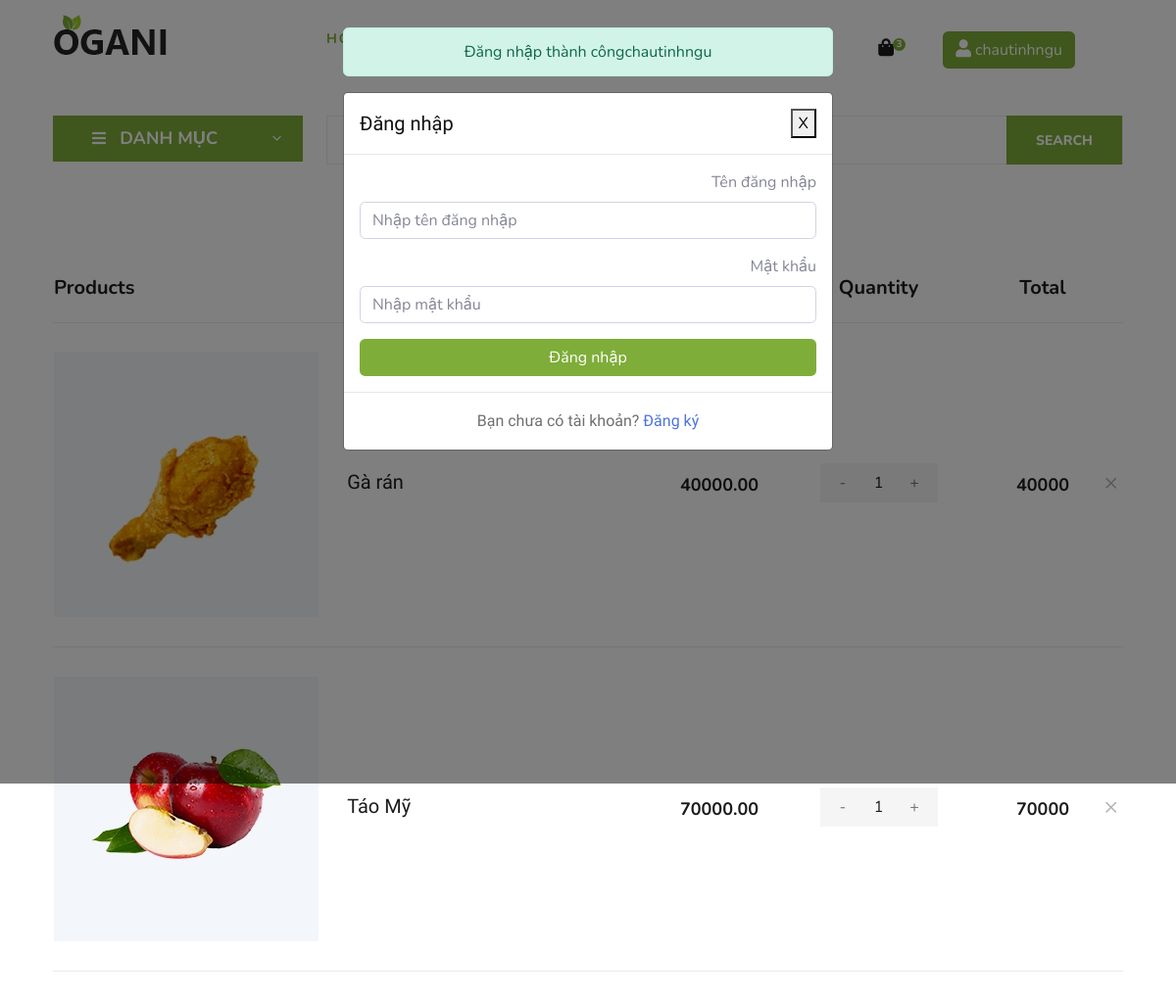
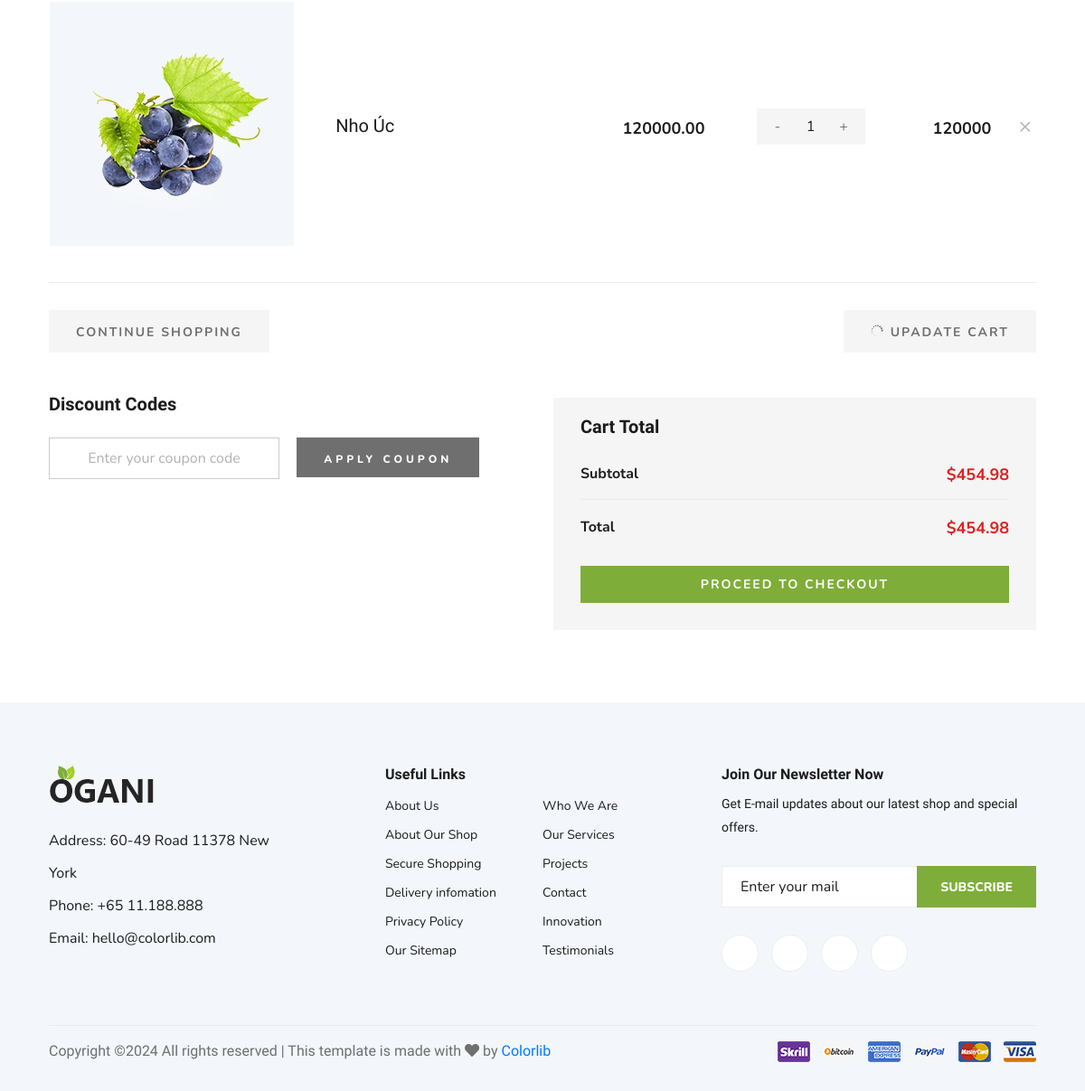
/cart.php (signed in), run on the app's committed database (2 pictures, top to bottom).
### tables this page shows
CREATE TABLE `cart_items` (
  `cart_item_id` int(11) NOT NULL,
  `cart_id` int(11) NOT NULL,
  `product_id` int(11) NOT NULL,
  `quantity` int(11) NOT NULL,
  `price` decimal(10,2) NOT NULL
);

CREATE TABLE `products` (
  `product_id` int(11) NOT NULL,
  `name` varchar(100) NOT NULL,
  `description` text DEFAULT NULL,
  `price` decimal(10,2) NOT NULL,
  `stock` int(11) NOT NULL,
  `views` int(11) DEFAULT 0,
  `sold` int(11) DEFAULT 0,
  `category_id` int(11) DEFAULT NULL,
  `img_url` varchar(255) DEFAULT NULL,
  `created_at` datetime DEFAULT current_timestamp()
);

### cart.php (called while the page is built)
<?php
    include "header.php";
    include "hero.php";
    include "cart_item.php";
?>
<?php include "footer.php" ?>

### Database.php (called while the page is built, shortened)
<?php
    class Database
    {
        private $host = "localhost";
        private $username = "root";
        private $password = "";
        private $dbName = "fruit_store";
        private $conn;
        private function connect()
        {
            $this->conn = new mysqli($this->host, $this->username, $this->password, $this->dbName);
        }
        public function getData($sql, $parameters = [], $typeParams = "")
        {
            try
            {
                $stmt = $this->conn->prepare($sql);
                if (!empty($parameters)) {
                    $stmt->bind_param($typeParams, ...$parameters);
                }
                $stmt->execute();
                $result = $stmt->get_result();
                return $result->fetch_all(MYSQLI_ASSOC);
            }
            catch (Exception $ex)
            {
                die("Lỗi truy vấn getData: " . $ex->getMessage());
            }
        }
    }
?>

### function.php (called while the page is built, shortened)
<?php
    require_once "Database.php";
    $db = new Database();
    function getCartItemByUserId($userid)
    {
        global $db;
        $sql = "SELECT cart_items.*, products.* FROM cart_items
        INNER JOIN products ON cart_items.product_id = products.product_id
        INNER JOIN carts ON cart_items.cart_id = carts.cart_id
        WHERE carts.user_id = ?";
        $parameters = [$userid];
        $typeParams = "i";
        return $db->getData($sql, $parameters, $typeParams);
    }
?>

### cart_item.php (the view)
<section class="shoping-cart spad">
      <div class="container">
          <div class="row">
              <div class="col-lg-12">
                  <div class="shoping__cart__table">
                      <table>
                          <thead>
                              <tr>
                                  <th class="shoping__product">Products</th>
                                  <th>Price</th>
                                  <th>Quantity</th>
                                  <th>Total</th>
                                  <th></th>
                              </tr>
                          </thead>
                          <tbody>
                              <?php
                                  if(isset($_SESSION['user_id']))
                                  {
                                      $userId = $_SESSION['user_id'];
                                      $carts = getCartItemByUserId($userId);
                                      foreach($carts as $cart)
                                      {
                                          $totalPriceItem = $cart['price'] * $cart['quantity'];
                                          echo <<<HTML
                                              <tr>
                                                  <td class="shoping__cart__item">
                                                      <img src="{$cart['img_url']}" alt="">
                                                      <h5>{$cart['name']}</h5>
                                                  </td>
                                                  <td class="shoping__cart__price">
                                                      {$cart['price']}
                                                  </td>
                                                  <td class="shoping__cart__quantity">
                                                      <div class="quantity">
                                                          <div class="pro-qty">
                                                              <input type="text" value="{$cart['quantity']}">
                                                          </div>
                                                      </div>
                                                  </td>
                                                  <td class="shoping__cart__total">
                                                      $totalPriceItem
                                                  </td>
                                                  <td class="shoping__cart__item__close">
                                                      <a href="./removeCartItem.php?productId={$cart['product_id']}"><span class="icon_close"></span></a>
                                                  </td>
                                              </tr>
                                              HTML;
                                      }
                                  }
                              ?>
                          </tbody>
                      </table>
                  </div>
              </div>
          </div>
          <div class="row">
              <div class="col-lg-12">
                  <div class="shoping__cart__btns">
                      <a href="#" class="primary-btn cart-btn">CONTINUE SHOPPING</a>
                      <a href="#" class="primary-btn cart-btn cart-btn-right"><span class="icon_loading"></span>
                          Upadate Cart</a>
                  </div>
              </div>
              <div class="col-lg-6">
                  <div class="shoping__continue">
                      <div class="shoping__discount">
                          <h5>Discount Codes</h5>
                          <form action="#">
                              <input type="text" placeholder="Enter your coupon code">
                              <button type="submit" class="site-btn">APPLY COUPON</button>
                          </form>
                      </div>
                  </div>
              </div>
              <div class="col-lg-6">
                  <div class="shoping__checkout">
                      <h5>Cart Total</h5>
                      <ul>
                          <li>Subtotal <span>$454.98</span></li>
                          <li>Total <span>$454.98</span></li>
                      </ul>
                      <a href="#" class="primary-btn">PROCEED TO CHECKOUT</a>
                  </div>
              </div>
          </div>
      </div>
  </section>

### css/style.css (style rules this page uses)
html, body { height: 100%; font-family: "Cairo", sans-serif; -webkit-font-smoothing: antialiased; font-smoothing: antialiased; }
h1, h2, h3, h4, h5, h6 { margin: 0; color: #111111; font-weight: 400; font-family: "Cairo", sans-serif; }
h5 { font-size: 18px; }
img { max-width: 100%; }
ul, ol { padding: 0; margin: 0; }
.spad { padding-top: 100px; padding-bottom: 100px; }
.primary-btn { display: inline-block; font-size: 14px; padding: 10px 28px 10px; color: #ffffff; text-transform: uppercase; font-weight: 700; background: #7fad39; letter-spacing: 2px; }
.site-btn { font-size: 14px; color: #ffffff; font-weight: 800; text-transform: uppercase; display: inline-block; padding: 13px 30px 12px; background: #7fad39; border: none; }
.pro-qty { width: 140px; height: 50px; display: inline-block; position: relative; text-align: center; background: #f5f5f5; margin-bottom: 5px; }
.pro-qty input { height: 100%; width: 100%; font-size: 16px; color: #6f6f6f; width: 50px; border: none; background: #f5f5f5; text-align: center; }
.shoping-cart { padding-top: 80px; padding-bottom: 80px; }
.shoping__cart__table { margin-bottom: 30px; }
.shoping__cart__table table { width: 100%; text-align: center; }
.shoping__cart__table table thead tr { border-bottom: 1px solid #ebebeb; }
.shoping__cart__table table thead th { font-size: 20px; font-weight: 700; color: #1c1c1c; padding-bottom: 20px; }
.shoping__cart__table table thead th.shoping__product { text-align: left; }
.shoping__cart__table table tbody tr td { padding-top: 30px; padding-bottom: 30px; border-bottom: 1px solid #ebebeb; }
.shoping__cart__table table tbody tr td.shoping__cart__item { width: 630px; text-align: left; }
.shoping__cart__table table tbody tr td.shoping__cart__item img { display: inline-block; margin-right: 25px; }
.shoping__cart__table table tbody tr td.shoping__cart__item h5 { color: #1c1c1c; display: inline-block; }
.shoping__cart__table table tbody tr td.shoping__cart__price { font-size: 18px; color: #1c1c1c; font-weight: 700; width: 100px; }
.shoping__cart__table table tbody tr td.shoping__cart__total { font-size: 18px; color: #1c1c1c; font-weight: 700; width: 110px; }
.shoping__cart__table table tbody tr td.shoping__cart__item__close { text-align: right; }
.shoping__cart__table table tbody tr td.shoping__cart__item__close span { font-size: 24px; color: #b2b2b2; cursor: pointer; }
.shoping__cart__table table tbody tr td.shoping__cart__quantity { width: 225px; }
.shoping__cart__table table tbody tr td.shoping__cart__quantity .pro-qty { width: 120px; height: 40px; }
.shoping__cart__table table tbody tr td.shoping__cart__quantity .pro-qty input { color: #1c1c1c; }
.shoping__cart__table table tbody tr td.shoping__cart__quantity .pro-qty input::placeholder { color: #1c1c1c; }
.primary-btn.cart-btn { color: #6f6f6f; padding: 14px 30px 12px; background: #f5f5f5; }
.primary-btn.cart-btn span { font-size: 14px; }
.primary-btn.cart-btn.cart-btn-right { float: right; }
.shoping__discount { margin-top: 45px; }
.shoping__discount h5 { font-size: 20px; color: #1c1c1c; font-weight: 700; margin-bottom: 25px; }
.shoping__discount form input { width: 255px; height: 46px; border: 1px solid #cccccc; font-size: 16px; color: #b2b2b2; text-align: center; display: inline-block; margin-right: 15px; }
.shoping__discount form input::placeholder { color: #b2b2b2; }
.shoping__discount form button { padding: 15px 30px 11px; font-size: 12px; letter-spacing: 4px; background: #6f6f6f; }
.shoping__checkout { background: #f5f5f5; padding: 30px; padding-top: 20px; margin-top: 50px; }
.shoping__checkout h5 { color: #1c1c1c; font-weight: 700; font-size: 20px; margin-bottom: 28px; }
.shoping__checkout ul { margin-bottom: 28px; }
.shoping__checkout ul li { font-size: 16px; color: #1c1c1c; font-weight: 700; list-style: none; overflow: hidden; border-bottom: 1px solid #ebebeb; padding-bottom: 13px; margin-bottom: 18px; }
.shoping__checkout ul li:last-child { padding-bottom: 0; border-bottom: none; margin-bottom: 0; }
.shoping__checkout ul li span { font-size: 18px; color: #dd2222; float: right; }
.shoping__checkout .primary-btn { display: block; text-align: center; }
@media only screen and (min-width: 1200px) { .container { max-width: 1170px; } }

### data on the page
cart_items: product.img_url (picture), product.name "Gà rán", product.price "40000.00", quantity "1", totalPriceItem "40000"
cart_items: product.img_url (picture), product.name "Táo Mỹ", product.price "70000.00", quantity "1", totalPriceItem "70000"
cart_items: product.img_url (picture), product.name "Nho Úc", product.price "120000.00", quantity "1", totalPriceItem "120000"

### other printed values
$totalCartItems "3"
$_SESSION['username'] "chautinhngu"
